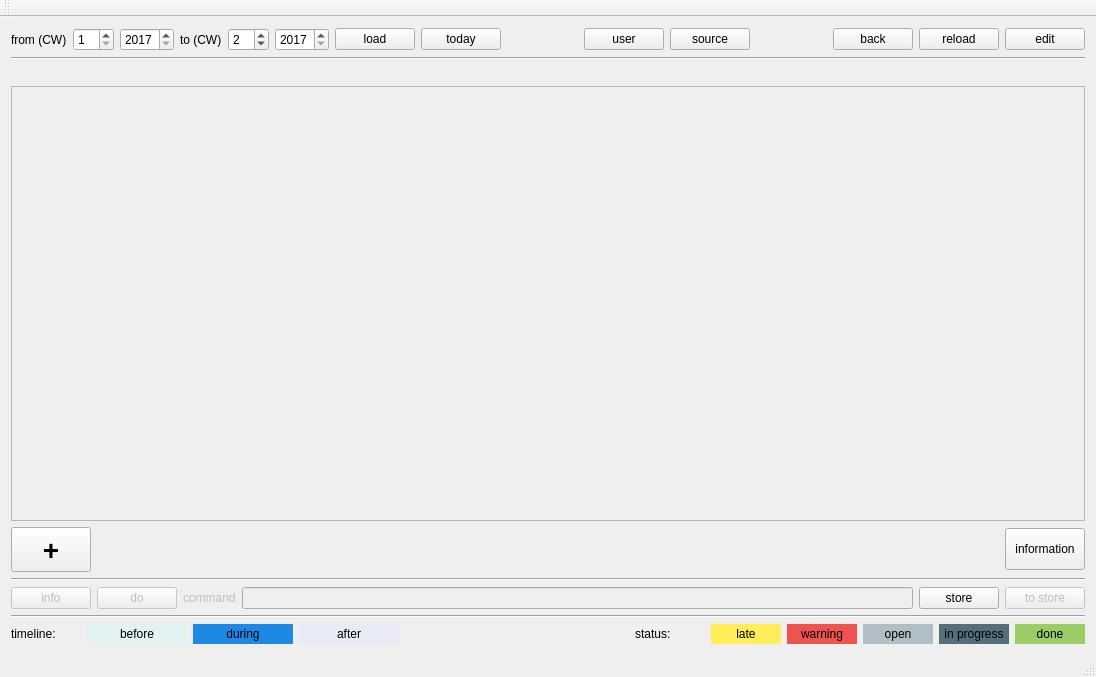
<?xml version="1.0" encoding="UTF-8"?>
<ui version="4.0">
 <class>MainWindow</class>
 <widget class="QMainWindow" name="MainWindow">
  <property name="geometry">
   <rect>
    <x>0</x>
    <y>0</y>
    <width>1096</width>
    <height>677</height>
   </rect>
  </property>
  <property name="sizePolicy">
   <sizepolicy hsizetype="Expanding" vsizetype="Expanding">
    <horstretch>0</horstretch>
    <verstretch>0</verstretch>
   </sizepolicy>
  </property>
  <property name="windowTitle">
   <string>WorkFlow v.3 pm+</string>
  </property>
  <widget class="QWidget" name="centralWidget">
   <layout class="QVBoxLayout" name="verticalLayout_2">
    <item>
     <layout class="QHBoxLayout" name="horizontalLayout">
      <property name="topMargin">
       <number>0</number>
      </property>
      <item>
       <widget class="QLabel" name="label">
        <property name="text">
         <string>from (CW)</string>
        </property>
       </widget>
      </item>
      <item>
       <widget class="QSpinBox" name="sb_from_kw">
        <property name="minimum">
         <number>1</number>
        </property>
        <property name="maximum">
         <number>53</number>
        </property>
       </widget>
      </item>
      <item>
       <widget class="QSpinBox" name="sb_from_year">
        <property name="minimum">
         <number>2017</number>
        </property>
        <property name="maximum">
         <number>2027</number>
        </property>
       </widget>
      </item>
      <item>
       <widget class="QLabel" name="label_2">
        <property name="text">
         <string>to (CW)</string>
        </property>
       </widget>
      </item>
      <item>
       <widget class="QSpinBox" name="sb_to_kw">
        <property name="minimum">
         <number>1</number>
        </property>
        <property name="maximum">
         <number>53</number>
        </property>
        <property name="value">
         <number>2</number>
        </property>
       </widget>
      </item>
      <item>
       <widget class="QSpinBox" name="sb_to_year">
        <property name="minimum">
         <number>2017</number>
        </property>
        <property name="maximum">
         <number>2027</number>
        </property>
       </widget>
      </item>
      <item>
       <widget class="QPushButton" name="pb_new_sector">
        <property name="text">
         <string>load</string>
        </property>
       </widget>
      </item>
      <item>
       <widget class="QPushButton" name="pb_today">
        <property name="styleSheet">
         <string notr="true"/>
        </property>
        <property name="text">
         <string>today</string>
        </property>
       </widget>
      </item>
      <item>
       <spacer name="horizontalSpacer_4">
        <property name="orientation">
         <enum>Qt::Horizontal</enum>
        </property>
        <property name="sizeHint" stdset="0">
         <size>
          <width>40</width>
          <height>20</height>
         </size>
        </property>
       </spacer>
      </item>
      <item>
       <widget class="QPushButton" name="pb_person">
        <property name="text">
         <string>user</string>
        </property>
       </widget>
      </item>
      <item>
       <widget class="QPushButton" name="pb_source">
        <property name="text">
         <string>source</string>
        </property>
       </widget>
      </item>
      <item>
       <spacer name="horizontalSpacer_2">
        <property name="orientation">
         <enum>Qt::Horizontal</enum>
        </property>
        <property name="sizeHint" stdset="0">
         <size>
          <width>40</width>
          <height>20</height>
         </size>
        </property>
       </spacer>
      </item>
      <item>
       <widget class="QPushButton" name="pb_back">
        <property name="text">
         <string>back</string>
        </property>
       </widget>
      </item>
      <item>
       <widget class="QPushButton" name="pb_reload">
        <property name="text">
         <string>reload</string>
        </property>
       </widget>
      </item>
      <item>
       <widget class="QPushButton" name="pb_edit">
        <property name="text">
         <string>edit</string>
        </property>
       </widget>
      </item>
     </layout>
    </item>
    <item>
     <widget class="Line" name="line_2">
      <property name="orientation">
       <enum>Qt::Horizontal</enum>
      </property>
     </widget>
    </item>
    <item>
     <widget class="QLabel" name="lbl_title">
      <property name="text">
       <string/>
      </property>
      <property name="alignment">
       <set>Qt::AlignCenter</set>
      </property>
     </widget>
    </item>
    <item>
     <widget class="QScrollArea" name="scrollArea">
      <property name="widgetResizable">
       <bool>true</bool>
      </property>
      <widget class="QWidget" name="scrollContent">
       <property name="geometry">
        <rect>
         <x>0</x>
         <y>0</y>
         <width>1070</width>
         <height>348</height>
        </rect>
       </property>
       <property name="sizePolicy">
        <sizepolicy hsizetype="Expanding" vsizetype="Expanding">
         <horstretch>0</horstretch>
         <verstretch>0</verstretch>
        </sizepolicy>
       </property>
      </widget>
     </widget>
    </item>
    <item>
     <layout class="QHBoxLayout" name="horizontalLayout_3">
      <property name="rightMargin">
       <number>0</number>
      </property>
      <item>
       <layout class="QVBoxLayout" name="verticalLayout">
        <item>
         <widget class="QPushButton" name="pb_new">
          <property name="minimumSize">
           <size>
            <width>80</width>
            <height>45</height>
           </size>
          </property>
          <property name="font">
           <font>
            <pointsize>21</pointsize>
            <weight>75</weight>
            <italic>false</italic>
            <bold>true</bold>
           </font>
          </property>
          <property name="text">
           <string>+</string>
          </property>
         </widget>
        </item>
       </layout>
      </item>
      <item>
       <spacer name="horizontalSpacer">
        <property name="orientation">
         <enum>Qt::Horizontal</enum>
        </property>
        <property name="sizeHint" stdset="0">
         <size>
          <width>40</width>
          <height>20</height>
         </size>
        </property>
       </spacer>
      </item>
      <item>
       <layout class="QVBoxLayout" name="verticalLayout_3">
        <property name="leftMargin">
         <number>0</number>
        </property>
        <item>
         <widget class="QPushButton" name="pb_annotation">
          <property name="minimumSize">
           <size>
            <width>80</width>
            <height>42</height>
           </size>
          </property>
          <property name="text">
           <string>information</string>
          </property>
         </widget>
        </item>
       </layout>
      </item>
     </layout>
    </item>
    <item>
     <widget class="Line" name="line_3">
      <property name="orientation">
       <enum>Qt::Horizontal</enum>
      </property>
     </widget>
    </item>
    <item>
     <layout class="QHBoxLayout" name="horizontalLayout_5">
      <property name="topMargin">
       <number>0</number>
      </property>
      <item>
       <widget class="QPushButton" name="pb_info">
        <property name="enabled">
         <bool>false</bool>
        </property>
        <property name="text">
         <string>info</string>
        </property>
       </widget>
      </item>
      <item>
       <widget class="QPushButton" name="pb_cmd">
        <property name="enabled">
         <bool>false</bool>
        </property>
        <property name="text">
         <string>do</string>
        </property>
       </widget>
      </item>
      <item>
       <widget class="QLabel" name="label_13">
        <property name="enabled">
         <bool>false</bool>
        </property>
        <property name="text">
         <string>command</string>
        </property>
       </widget>
      </item>
      <item>
       <widget class="QLineEdit" name="input_cmd">
        <property name="enabled">
         <bool>false</bool>
        </property>
       </widget>
      </item>
      <item>
       <widget class="QPushButton" name="pb_store">
        <property name="text">
         <string>store</string>
        </property>
       </widget>
      </item>
      <item>
       <widget class="QPushButton" name="pb_to_store">
        <property name="enabled">
         <bool>false</bool>
        </property>
        <property name="text">
         <string>to store</string>
        </property>
       </widget>
      </item>
     </layout>
    </item>
    <item>
     <widget class="Line" name="line">
      <property name="orientation">
       <enum>Qt::Horizontal</enum>
      </property>
     </widget>
    </item>
    <item>
     <layout class="QHBoxLayout" name="horizontalLayout_2">
      <property name="topMargin">
       <number>0</number>
      </property>
      <item>
       <widget class="QLabel" name="label_3">
        <property name="minimumSize">
         <size>
          <width>70</width>
          <height>0</height>
         </size>
        </property>
        <property name="text">
         <string>timeline:</string>
        </property>
       </widget>
      </item>
      <item>
       <widget class="QLabel" name="label_6">
        <property name="minimumSize">
         <size>
          <width>100</width>
          <height>0</height>
         </size>
        </property>
        <property name="styleSheet">
         <string notr="true">background-color : #e0f2f1;</string>
        </property>
        <property name="text">
         <string>before</string>
        </property>
        <property name="alignment">
         <set>Qt::AlignCenter</set>
        </property>
       </widget>
      </item>
      <item>
       <widget class="QLabel" name="label_5">
        <property name="minimumSize">
         <size>
          <width>100</width>
          <height>0</height>
         </size>
        </property>
        <property name="styleSheet">
         <string notr="true">background-color : #1e88e5;</string>
        </property>
        <property name="text">
         <string>during</string>
        </property>
        <property name="alignment">
         <set>Qt::AlignCenter</set>
        </property>
       </widget>
      </item>
      <item>
       <widget class="QLabel" name="label_8">
        <property name="minimumSize">
         <size>
          <width>100</width>
          <height>0</height>
         </size>
        </property>
        <property name="styleSheet">
         <string notr="true">background-color : #e8eaf6;</string>
        </property>
        <property name="text">
         <string>after</string>
        </property>
        <property name="alignment">
         <set>Qt::AlignCenter</set>
        </property>
       </widget>
      </item>
      <item>
       <spacer name="horizontalSpacer_3">
        <property name="orientation">
         <enum>Qt::Horizontal</enum>
        </property>
        <property name="sizeHint" stdset="0">
         <size>
          <width>40</width>
          <height>20</height>
         </size>
        </property>
       </spacer>
      </item>
      <item>
       <layout class="QHBoxLayout" name="horizontalLayout_4">
        <property name="topMargin">
         <number>0</number>
        </property>
        <item>
         <widget class="QLabel" name="label_10">
          <property name="minimumSize">
           <size>
            <width>70</width>
            <height>0</height>
           </size>
          </property>
          <property name="text">
           <string>status:</string>
          </property>
         </widget>
        </item>
        <item>
         <widget class="QLabel" name="label_12">
          <property name="minimumSize">
           <size>
            <width>70</width>
            <height>0</height>
           </size>
          </property>
          <property name="styleSheet">
           <string notr="true">background-color : #ffee58;</string>
          </property>
          <property name="text">
           <string>late</string>
          </property>
          <property name="alignment">
           <set>Qt::AlignCenter</set>
          </property>
         </widget>
        </item>
        <item>
         <widget class="QLabel" name="label_11">
          <property name="minimumSize">
           <size>
            <width>70</width>
            <height>0</height>
           </size>
          </property>
          <property name="styleSheet">
           <string notr="true">background-color : #ef5350</string>
          </property>
          <property name="text">
           <string>warning</string>
          </property>
          <property name="alignment">
           <set>Qt::AlignCenter</set>
          </property>
         </widget>
        </item>
        <item>
         <widget class="QLabel" name="label_7">
          <property name="minimumSize">
           <size>
            <width>70</width>
            <height>0</height>
           </size>
          </property>
          <property name="styleSheet">
           <string notr="true">background-color : #b0bec5;</string>
          </property>
          <property name="text">
           <string>open</string>
          </property>
          <property name="alignment">
           <set>Qt::AlignCenter</set>
          </property>
         </widget>
        </item>
        <item>
         <widget class="QLabel" name="label_9">
          <property name="minimumSize">
           <size>
            <width>70</width>
            <height>0</height>
           </size>
          </property>
          <property name="styleSheet">
           <string notr="true">background-color : #546e7a</string>
          </property>
          <property name="text">
           <string>in progress</string>
          </property>
          <property name="alignment">
           <set>Qt::AlignCenter</set>
          </property>
         </widget>
        </item>
        <item>
         <widget class="QLabel" name="label_4">
          <property name="minimumSize">
           <size>
            <width>70</width>
            <height>0</height>
           </size>
          </property>
          <property name="styleSheet">
           <string notr="true">background-color : #9ccc65;</string>
          </property>
          <property name="text">
           <string>done</string>
          </property>
          <property name="alignment">
           <set>Qt::AlignCenter</set>
          </property>
         </widget>
        </item>
       </layout>
      </item>
     </layout>
    </item>
   </layout>
  </widget>
  <widget class="QMenuBar" name="menuBar">
   <property name="geometry">
    <rect>
     <x>0</x>
     <y>0</y>
     <width>1096</width>
     <height>22</height>
    </rect>
   </property>
  </widget>
  <widget class="QToolBar" name="mainToolBar">
   <attribute name="toolBarArea">
    <enum>TopToolBarArea</enum>
   </attribute>
   <attribute name="toolBarBreak">
    <bool>false</bool>
   </attribute>
  </widget>
  <widget class="QStatusBar" name="statusBar"/>
 </widget>
 <layoutdefault spacing="6" margin="11"/>
 <resources/>
 <connections/>
</ui>
